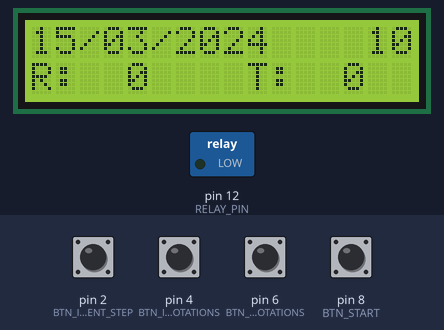
A sketch run on a simulated Arduino Uno, built with avr-gcc and run on an emulated ATmega328P. On the bench: 16×2 character LCD, switched loads named in the sketch (green lamp = pin HIGH). The test bench sets the inputs (shaded band); at power-on: pin 2 (BTN_INCREMENT_STEP), pin 4 (BTN_INCREMENT_ROTATIONS), pin 6 (BTN_DECREMENT_ROTATIONS), pin 8 (BTN_START) HIGH. The local clock reads 2024-03-15 10:24:30 at power-on unless the sketch sets it; random numbers use the default seed unless the sketch sets one; what the sketch prints to the serial monitor is not drawn.

Above: at 1.2 s.
1.3 s: pin 2 (BTN_INCREMENT_STEP) pulled LOW for 0.15 s
At 4.22 s:
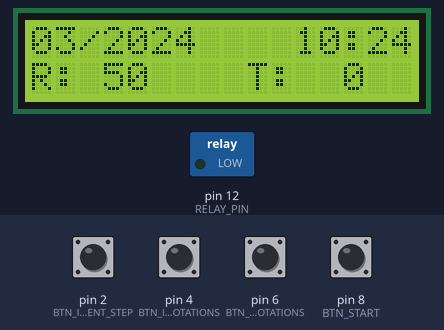
4.4 s: pin 4 (BTN_INCREMENT_ROTATIONS) pulled LOW for 0.15 s
At 7.27 s:
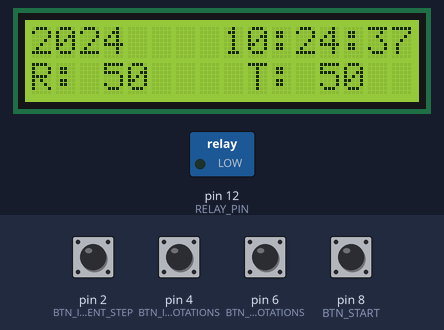
7.5 s: pin 8 (BTN_START) pulled LOW for 0.15 s
At 8.8 s:
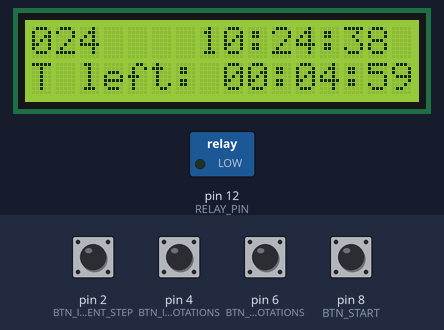
10.6 s: pin 2 (BTN_INCREMENT_STEP) driven LOW and pin 8 (BTN_START) driven LOW
At 10.79 s:
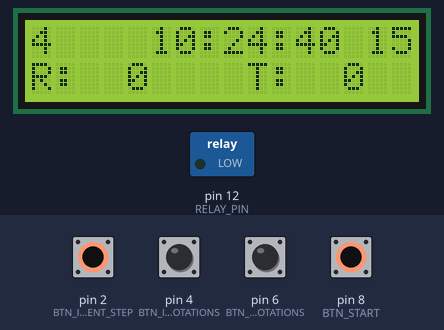
12.1 s: pin 2 (BTN_INCREMENT_STEP) driven HIGH
15.1 s: pin 4 (BTN_INCREMENT_ROTATIONS) pulled LOW for 1 s
At 16.5 s:
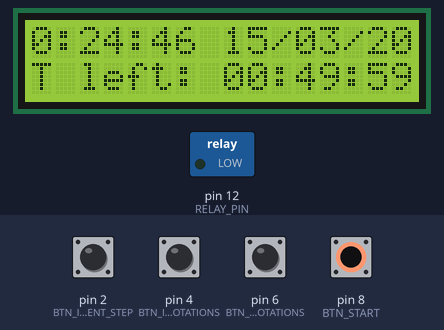
Timing chart, 0 to 18.1 s (numbered marks = the images above; inputs shaded):
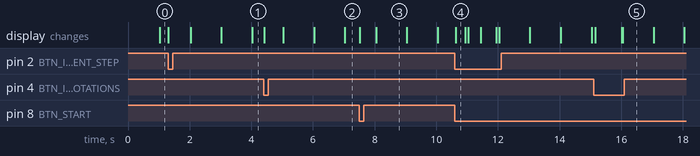

The sketch:

WatchWinder.ino
```cpp
#include <Wire.h>
#include <LiquidCrystal_I2C.h>
#include <TimeLib.h>
#include <DS1307RTC.h>

//pins
#define BTN_INCREMENT_STEP 2
#define BTN_INCREMENT_ROTATIONS 4
#define BTN_DECREMENT_ROTATIONS 6
#define BTN_START 8
#define RELAY_PIN 12
//end pins

//settings

//POSITIONS
#define STEP_POSITION_LINE 0
#define STEP_POSITION_COLUMN 1
#define ROTATION_COUNT_LINE 9
#define ROTATION_COUNT_COLUMN 1
#define LCD_WIDTH 16
//END POSITIONS

#define PRESSED_TOLERANCE 500  //ms
#define MAX_ROTATIONS 3000
#define DISTANCE_BETWEEN_CLONE_DATES 4
//end settings

//variables
LiquidCrystal_I2C lcd(0x3F, 2, 1, 0, 4, 5, 6, 7, 3, POSITIVE);
unsigned short currentStep = 0;
unsigned short currentRotations = 0;
//end variables

//aux variables
long lastMillisIncrementStepPressed = 0;
bool incrementStepPressed = false;

long lastMillisIncrementRotationsPressed = 0;
bool incrementRotationsPressed = false;

long lastMillisDecrementRotationsPressed = 0;
bool decrementRotationsPressed = false;

long lastMillisStartPressed = 0;
bool startPressed = false;

unsigned short lastSecondShown  = 0;
unsigned short dateTimePosition = 0;

bool motorActive = false;
unsigned long motorActiveStartTimeMilis = 0;
unsigned short totalRotatingTimeSeconds = 0;
//end aux variables
void setup()
{
  Serial.begin(9600);
  Serial.println("Starting...");
  pinMode(BTN_INCREMENT_STEP, INPUT_PULLUP);
  pinMode(BTN_INCREMENT_ROTATIONS, INPUT_PULLUP);
  pinMode(BTN_DECREMENT_ROTATIONS, INPUT_PULLUP);
  pinMode(BTN_START, INPUT_PULLUP);

  //digitalWrite(RELAY_PIN, LOW);
  lcd.begin(16,2);
  lcd.clear();

  printCurrentStep();
  printTotalRotations();

  dateTimePosition = random(0,15);
}


void loop() {
   tmElements_t tm;
   incrementStepPressed = digitalRead(BTN_INCREMENT_STEP) == true ? false : true;
   incrementRotationsPressed = digitalRead(BTN_INCREMENT_ROTATIONS) == true ? false : true;
   decrementRotationsPressed = digitalRead(BTN_DECREMENT_ROTATIONS) == true ? false : true;
   startPressed = digitalRead(BTN_START) == true ? false : true;
   long nowMillis = millis();

    if(!motorActive && incrementStepPressed && nowMillis - lastMillisIncrementStepPressed > PRESSED_TOLERANCE )
    {
        incrementCurrentStep();
        lastMillisIncrementStepPressed = nowMillis;
    }

    if( !motorActive && incrementRotationsPressed && nowMillis - lastMillisIncrementRotationsPressed > PRESSED_TOLERANCE )
    {
        incrementCurrentRotations();
        lastMillisIncrementRotationsPressed = nowMillis;
    }

    if( !motorActive && decrementRotationsPressed && nowMillis - lastMillisDecrementRotationsPressed > PRESSED_TOLERANCE )
    {
        decrementCurrentRotations();
        lastMillisDecrementRotationsPressed = nowMillis;
    }

    if(startPressed && nowMillis - lastMillisStartPressed > PRESSED_TOLERANCE && !motorActive && currentRotations)
    {
        startRotation();
        lastMillisStartPressed = nowMillis;
    }

    checkIfFinishedRotating();
    checkForForceStopRotating();
    printTimeOnLCD();

    if( motorActive){
      printRemainingRotationTime();
    }
}

void checkForForceStopRotating()
{
  if( motorActive && startPressed && incrementStepPressed ){
    stopRotating();
    delay(300);
  }
}

void checkIfFinishedRotating()
{
  if (motorActive)
  {
    unsigned short timeRotatedUntilNowSeconds = ( millis() - motorActiveStartTimeMilis ) / 1000;
    if(timeRotatedUntilNowSeconds >= totalRotatingTimeSeconds){
      stopRotating();
    }
  }
}

void stopRotating(){
   pinMode(RELAY_PIN, INPUT);
   motorActive = false;
   motorActiveStartTimeMilis = 0;
   clearBottomRow();
   clearTotalRotation();
   clearCurrentStep();
   Serial.println("Motor stopped.");
}

void clearBottomRow(){
  lcd.setCursor(0,1);
  lcd.print("                ");
}

void startRotation()
{
   pinMode(RELAY_PIN, OUTPUT);
   motorActive = true;
   motorActiveStartTimeMilis = millis();
   Serial.println("Current rotations: " + String(currentRotations));
   totalRotatingTimeSeconds = 6 * currentRotations;
   clearBottomRow();
}

void incrementCurrentRotations()
{
  if(currentRotations + currentStep > MAX_ROTATIONS )
  {
    currentRotations = MAX_ROTATIONS;
  }
  else
  {
    currentRotations += currentStep;
  }
  printTotalRotations();
}

void clearTotalRotation()
{
  currentRotations = 0;
  printTotalRotations();
}

void decrementCurrentRotations()
{
  if(currentRotations < currentStep )
  {
    currentRotations = 0;
  }
  else
  {
    currentRotations -= currentStep;
  }
  printTotalRotations();
}

void clearCurrentStep(){
  currentStep = 0;
  printCurrentStep();
}

void incrementCurrentStep()
{
  switch(currentStep){
    case 0:
    case 500:
      currentStep = 50;
      break;
    case 50:
      currentStep = 100;
      break;
    case 100:
      currentStep = 500;
      break;
    default:// if reached here, I was wrong
      currentStep = 0;
    break;
  }
  printCurrentStep();
}

void printTotalRotations(){
  String text = "T:";
  lcd.setCursor(ROTATION_COUNT_LINE, ROTATION_COUNT_COLUMN);
  lcd.print("T:        ");
  if(currentRotations < 100){//2 digits
    text += " ";
    if(currentRotations < 10 ){//1 digit
       text += " ";
    }
  }

  text += String(currentRotations);
  lcd.setCursor(ROTATION_COUNT_LINE, ROTATION_COUNT_COLUMN);
  lcd.print(text);
}

void get2DigitsCharArray(unsigned short number, char * out) {

  out[2] = 0;
  if( number == 0 )
  {
    out[0] = '0';
    out[1] = '0';
    return;
  }
  if( number < 0 || number > 59 ) // shet error
  {
    out[0] = 'X';
    out[1] = 'X';
    return;
  }
  char * toAscii = itoa(number,out,10);
  if( number > 9 ) /// 2 digits
  {
    out[0] = toAscii[0];
    out[1] = toAscii[1];
  }
  else{ // number < 10, 1 digit
    char auxBuff[2];
    out[0] = '0';
    out[1] = itoa(number,auxBuff,10)[0];
  }
}

void nextDateTimePosition(unsigned short & pos,unsigned short length){
  if( pos == length )
    pos = 1;
  else
    ++pos;
}

void printTimeOnLCD(){
  tmElements_t tm;
  char twoDigitBuffer[3];
  String dateTime = "ERROR";
  if (RTC.read(tm)){
    if(lastSecondShown == tm.Second)
      return;

    lastSecondShown = tm.Second;
    //HH:mm:ss dd/MM/YYYY
    //hour
    get2DigitsCharArray(tm.Hour,twoDigitBuffer);
    dateTime = twoDigitBuffer;

    //minute
    get2DigitsCharArray(tm.Minute,twoDigitBuffer);
    dateTime += ":";
    dateTime += twoDigitBuffer;

    //seconds
    get2DigitsCharArray(tm.Second,twoDigitBuffer);
    dateTime += ":";
    dateTime += twoDigitBuffer;

    //space
    dateTime += " ";

    //day
    get2DigitsCharArray(tm.Day,twoDigitBuffer);
    dateTime += twoDigitBuffer;

    //month
    get2DigitsCharArray(tm.Month,twoDigitBuffer);
    dateTime += "/";
    dateTime += twoDigitBuffer;

    //year
    char buffUseless[10];
    unsigned short year = tmYearToCalendar(tm.Year);
    dateTime += "/";
    dateTime += itoa(year,buffUseless,10);
  }

  nextDateTimePosition(dateTimePosition, dateTime.length() + DISTANCE_BETWEEN_CLONE_DATES );
  String textShown = dateTime.substring(dateTimePosition);
  short remainingSpace = LCD_WIDTH - textShown.length() - DISTANCE_BETWEEN_CLONE_DATES;

  if(remainingSpace == 12 && dateTimePosition > 18 ){
    for(int i = 0; i< 23 - dateTimePosition; ++i)
      {
        textShown += " ";
      }
       textShown += dateTime.substring(0,dateTimePosition - (23 - dateTimePosition));
  }
  else if ( remainingSpace > 0 )
  {
      for(int i = 0; i< DISTANCE_BETWEEN_CLONE_DATES; ++i)
      {
        textShown += " ";
      }
       textShown += dateTime.substring(0,remainingSpace);
  }

  lcd.setCursor(0,0);
  lcd.print("                ");
  lcd.setCursor(0,0);
  lcd.print(textShown);
}

unsigned short getRemainingRotationTimeSeconds(){
  unsigned short motorActiveStartTimeSeconds = motorActiveStartTimeMilis / 1000;
  unsigned long nowMillis = millis();
  unsigned short nowSeconds = nowMillis / 1000;
  unsigned short alreadyPassedSeconds = nowSeconds - motorActiveStartTimeSeconds;
  return totalRotatingTimeSeconds - alreadyPassedSeconds;
}

static unsigned short lastRemainingSecondShown = 0;
void printRemainingRotationTime()
{
  String text = "T left: ";
  char twoDigitBuffer[3];
  //HH
  unsigned short timeLeftInSeconds = getRemainingRotationTimeSeconds();

  unsigned short hoursLeft = timeLeftInSeconds >= 3600 ? timeLeftInSeconds/3600 : 0;
  unsigned short minutesLeft = ( timeLeftInSeconds % 3600 ) / 60;
  unsigned short secondsLeft = timeLeftInSeconds - (minutesLeft * 60 ) - ( hoursLeft * 3600 );

  if ( secondsLeft == lastRemainingSecondShown)
    return;

  //hours
  get2DigitsCharArray(hoursLeft,twoDigitBuffer);
  text += twoDigitBuffer;

  //minutes
  get2DigitsCharArray(minutesLeft,twoDigitBuffer);
  text += ":";
  text += twoDigitBuffer;

  //seconds
  get2DigitsCharArray(secondsLeft,twoDigitBuffer);
  text += ":";
  text += twoDigitBuffer;

  lcd.setCursor(0,1);
  lcd.print(text);
  lastRemainingSecondShown = secondsLeft;

  Serial.println("Showing remaining time: " + text );
}


void printCurrentStep(){
  Serial.println("Current step : " + String(currentStep));
  String text = "R:";
  if(currentStep < 100)
  {
    text += " ";
    if(currentStep < 10 )
      text += " ";
  }
  text += String(currentStep);
  lcd.setCursor(STEP_POSITION_LINE, STEP_POSITION_COLUMN);
  lcd.print(text);

}
```

Measured:
- what the display in image 3 shows lasts 1.0 s, from 8.0 s to 9.0 s
